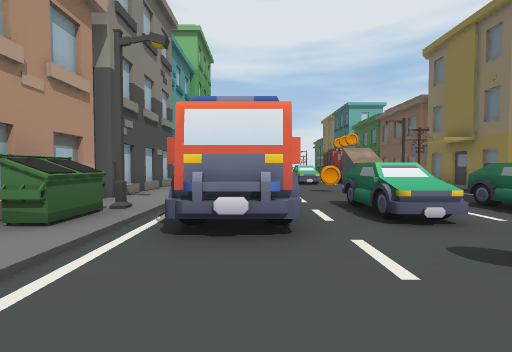
View 1 (above)

23 first-person views from a walk through a Unity game level. The camera is 1.5 m above the floor, tilts 2° down and sees 90° across. The floor is counted in squares, 2 m on a side. Each view is taken from the middle of a square. On the plan, view 1 faces up. The plan holds only what a view shows up to about 9 squares ahead; the rest is blank. The place goes on beyond the plan. The player character is not drawn. Some surface patterns are stand-ins.

View 2
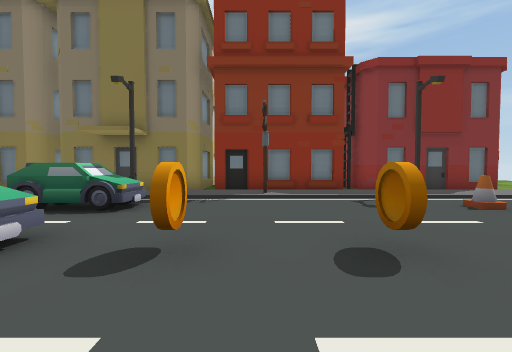

View 3
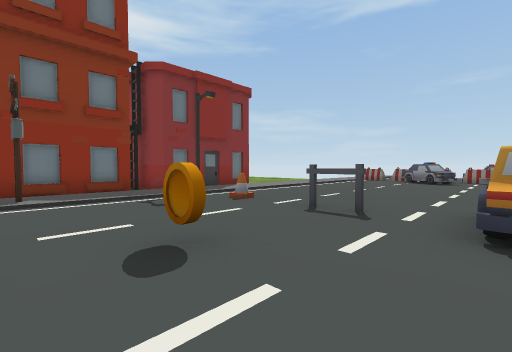

View 4
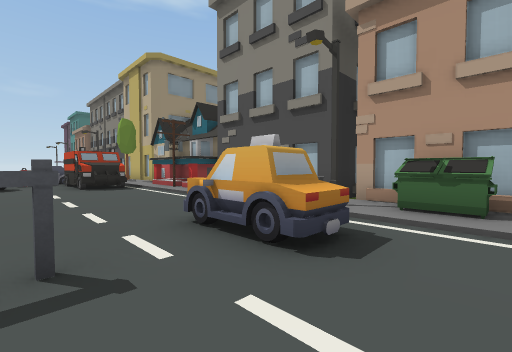

View 5
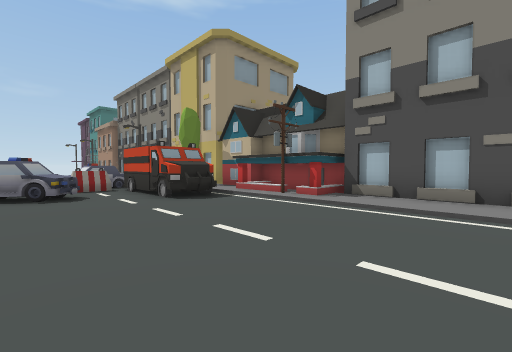

View 6
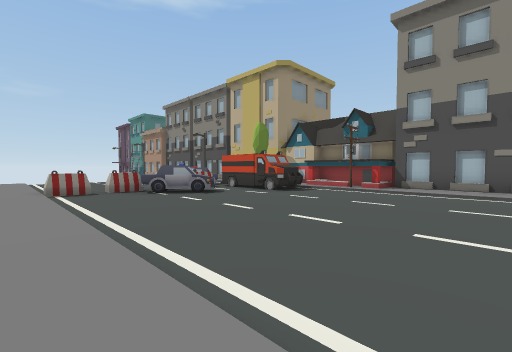

View 7
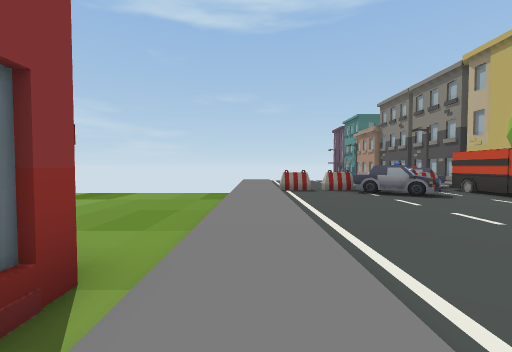

View 8
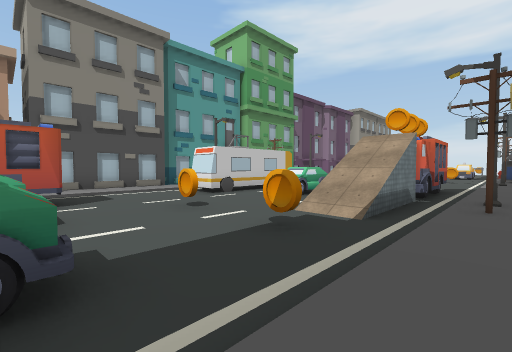

View 9
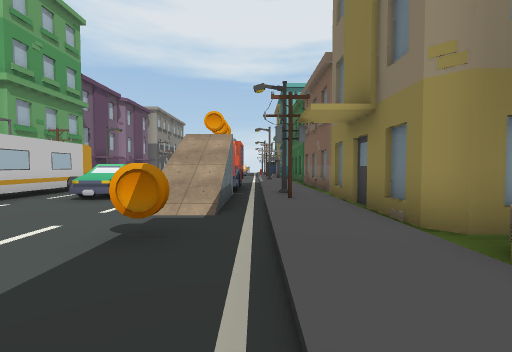

View 10
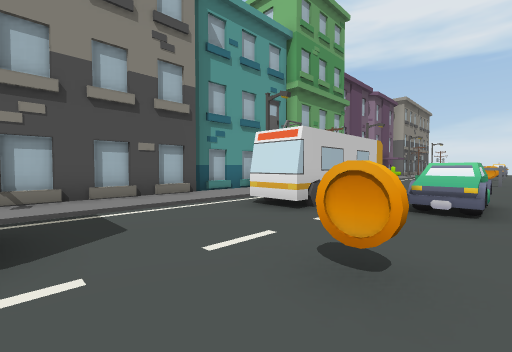

View 11
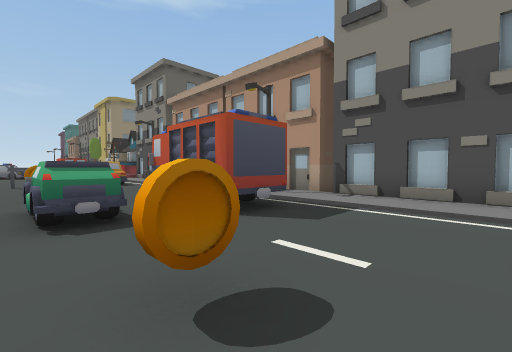

View 12
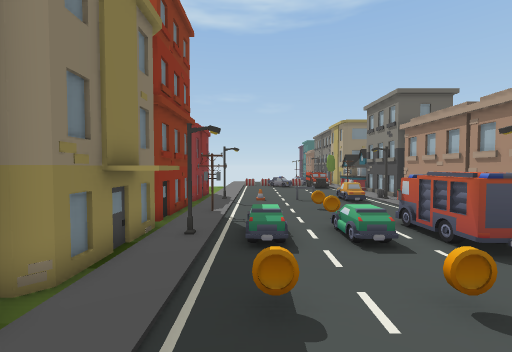

View 13
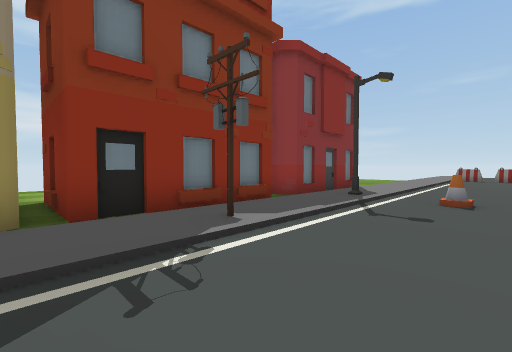

View 14
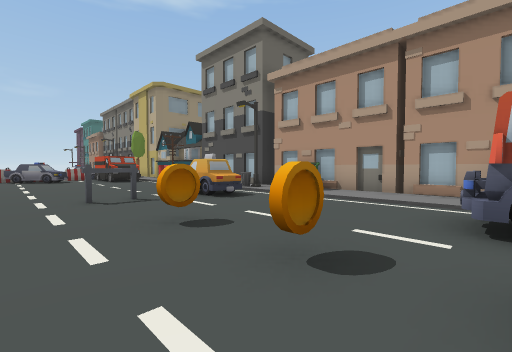

View 15
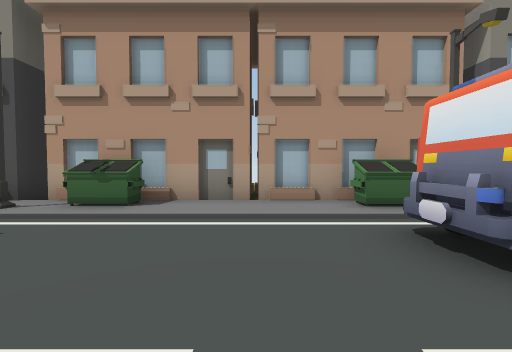

View 16
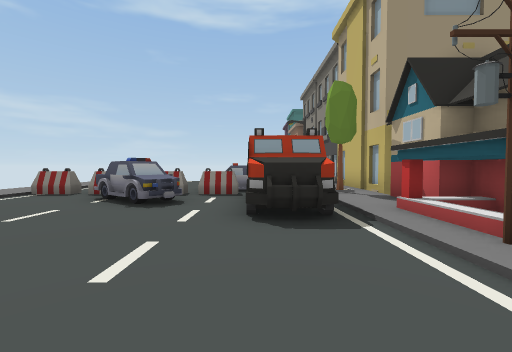

View 17
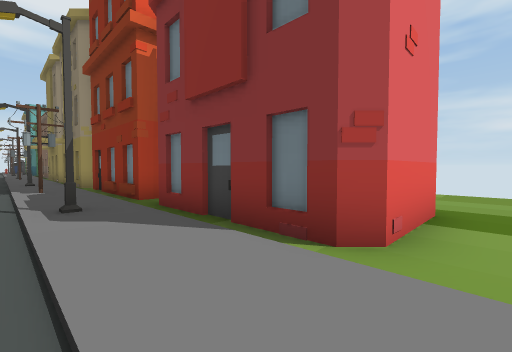

View 18
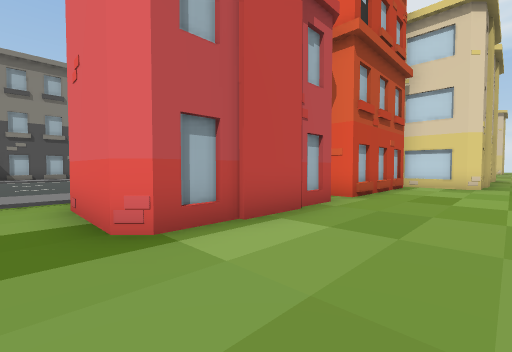

View 19
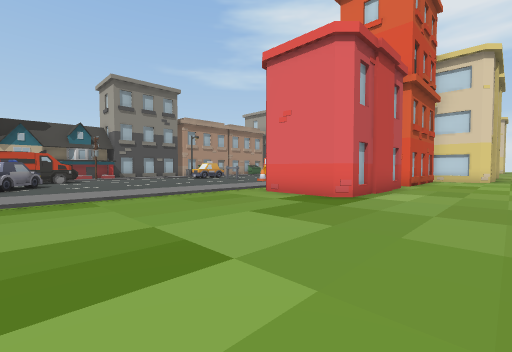

View 20
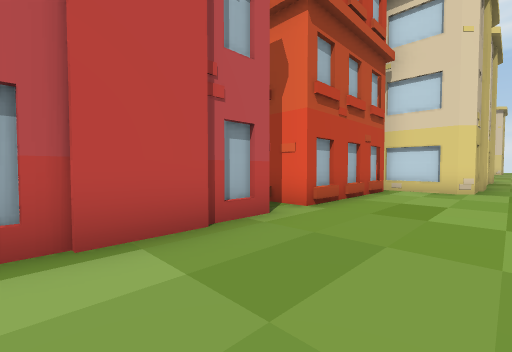

View 21
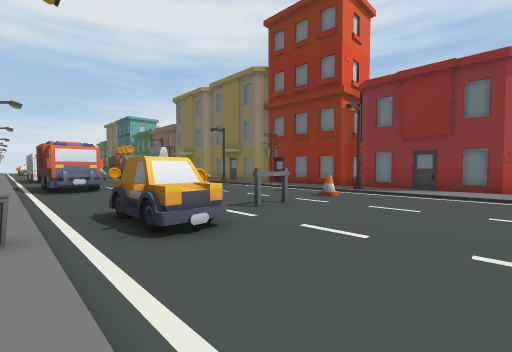

View 22
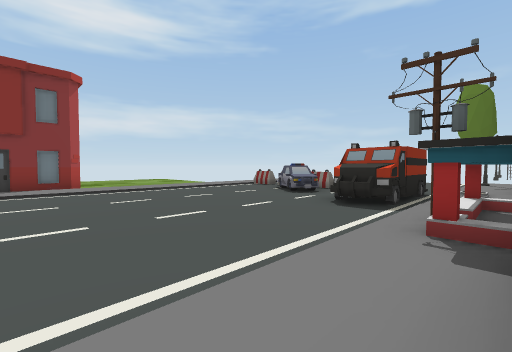

View 23
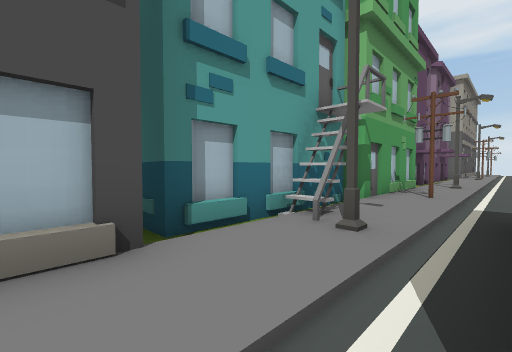

### Floor plan
Key: @ floor where view 1 was taken; # wall or solid block; x gap in a wall; . main floor; : floor 0.25 m higher than the main floor; + floor 3.25 m higher than the main floor; / step, stairs or slope; ^ raised ledge; B building; C coin; I bin; P pole; T truck; A barrier; R tree; U bus; O other object.
Columns run from 6 left of view 1 to 14 right of it. Each row starts with its distance up from view 1.
 19    ::.
 18    ::.
 17    ::.
 16    :P.      /:
 15   #::.   . #/:
 14   #::.   . O/:/
 13   # :.#  . O.:/
 12   #B:.#.O..+//#
 11   B::.#.O.///P#
 10  B.::.U...///:/
  9    /:.....///:/
  8    /:...C..C/:/#
  7    /:......./:##
  6   #/:OO...../:#    #.
  5   #::OO.O..O/:/    #.
  4   #Ix##.O..O//x    #.
  3   #I:OO...../:/#####.
  2   #::...C.../:/###...
  1  ##::......./P/###...
  0   #::.@.C.../:/###...
 -1   #::......./:/# B...
 -2   #I:......./:/.B....
 -3   #//.O.O..O/#/###...
 -4  ##/I.O...../:/# #...
 -5    /:......./:/###...
 -6    /:......./:/# B...
 -7    /:......./:/###...
 -8   #/:......./:/......
 -9   #BP......./:/......
-10   #B:......./:/......
-11   #B:TT...../:/......
-12   #::TT.^#../:/......
-13    ::TT.^#../:/......
-14 BBB:RTTAAAAAA:

Where each view was taken, in squares from view 1:
view 1: 0 up, 0 right, facing up
view 2: 1 up, 0 right, facing right
view 3: 1 up, 0 right, facing down-right
view 4: 1 down, 2 right, facing down-left
view 5: 5 down, 3 right, facing down-left
view 6: 5 down, 7 right, facing down-left
view 7: 5 down, 7 right, facing down
view 8: 5 up, 7 right, facing up-left
view 9: 5 up, 6 right, facing up
view 10: 6 up, 3 right, facing up-left
view 11: 9 up, 3 right, facing down-left
view 12: 11 up, 5 right, facing down
view 13: 3 up, 4 right, facing down-right
view 14: 3 up, 4 right, facing down-left
view 15: 1 up, 2 right, facing left
view 16: 7 down, 0 right, facing down
view 17: 8 down, 6 right, facing up-right
view 18: 8 down, 14 right, facing up-left
view 19: 13 down, 14 right, facing up-left
view 20: 6 down, 14 right, facing up-left
view 21: 7 down, 2 left, facing up-right
view 22: 5 down, 3 left, facing down-right
view 23: 9 up, 1 left, facing up-left
